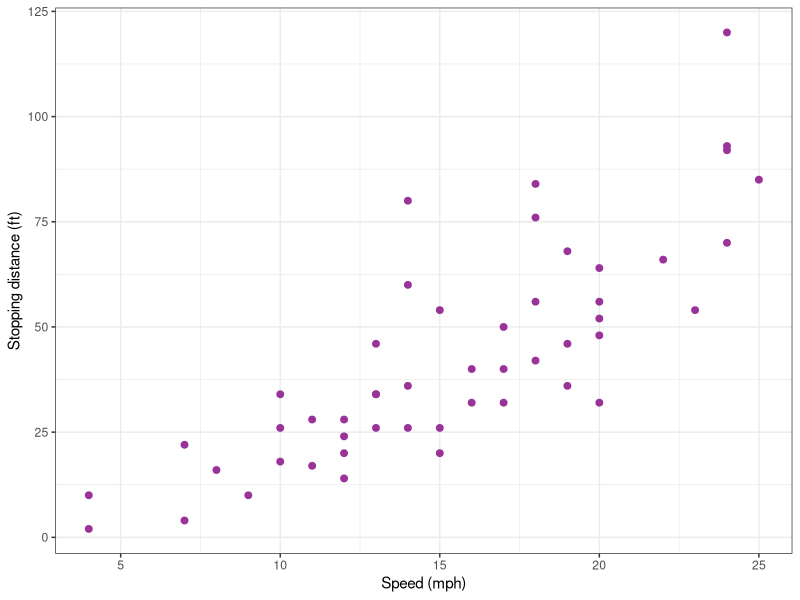
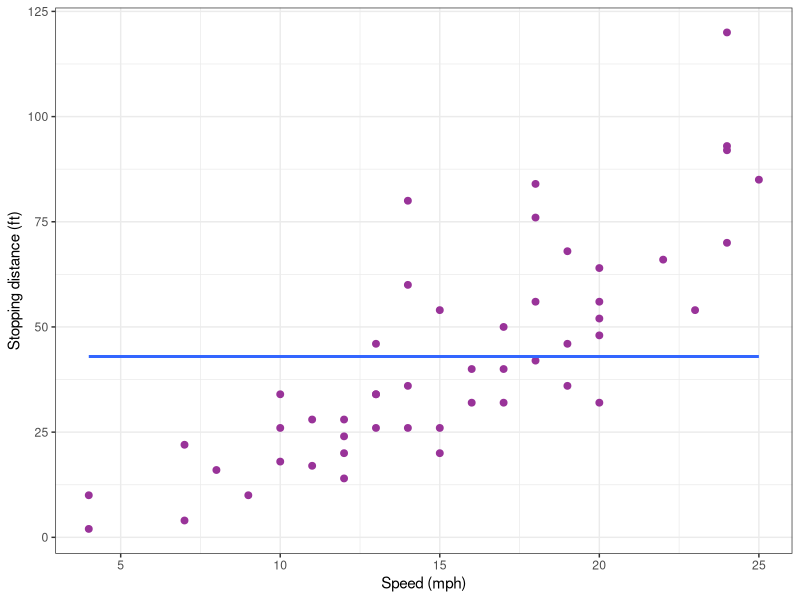
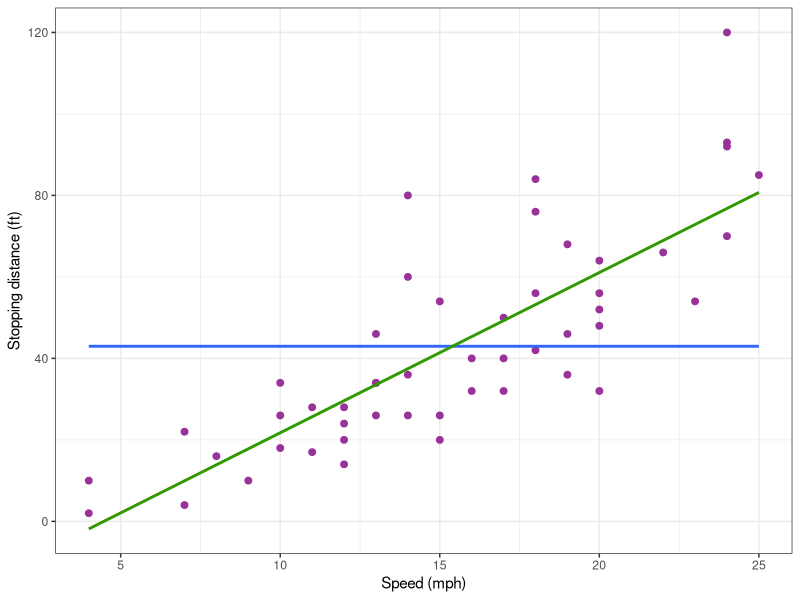
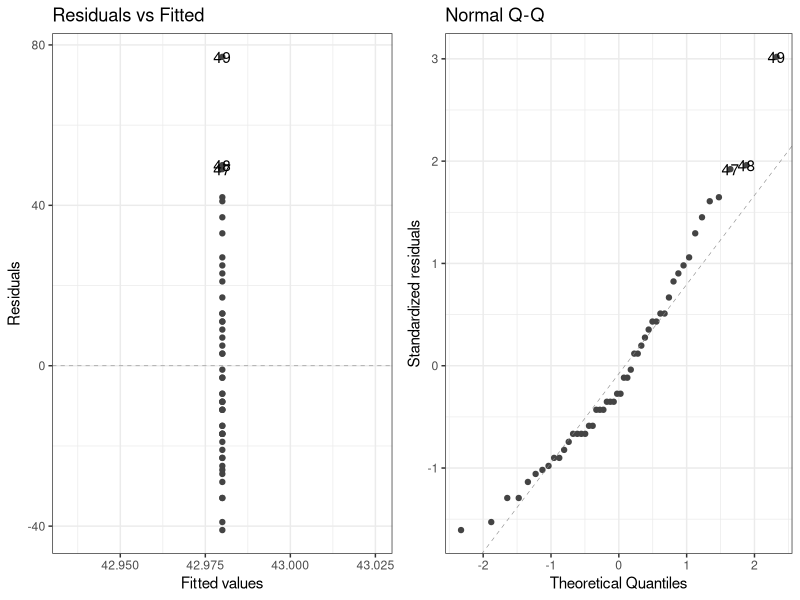
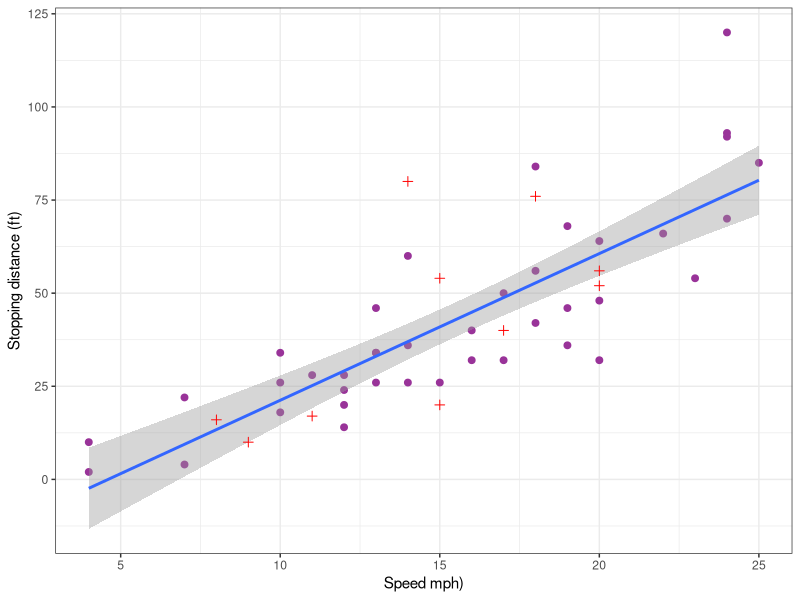
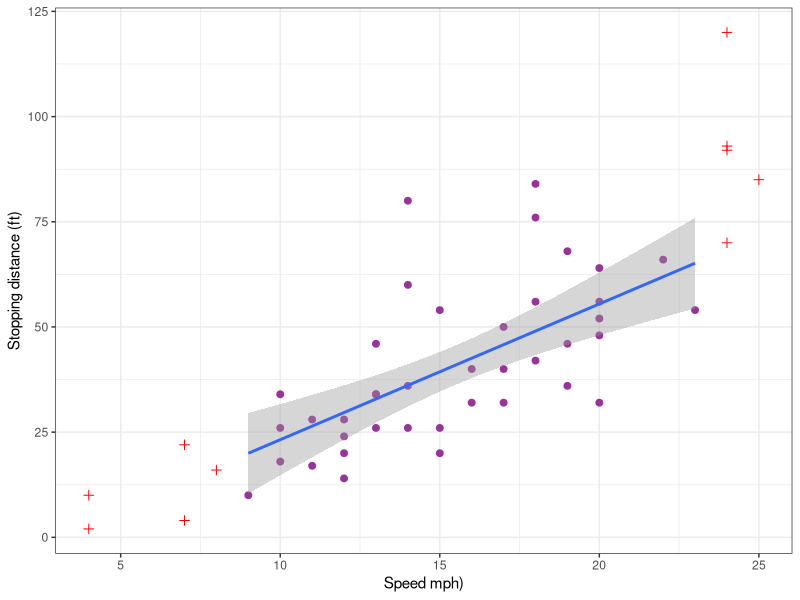
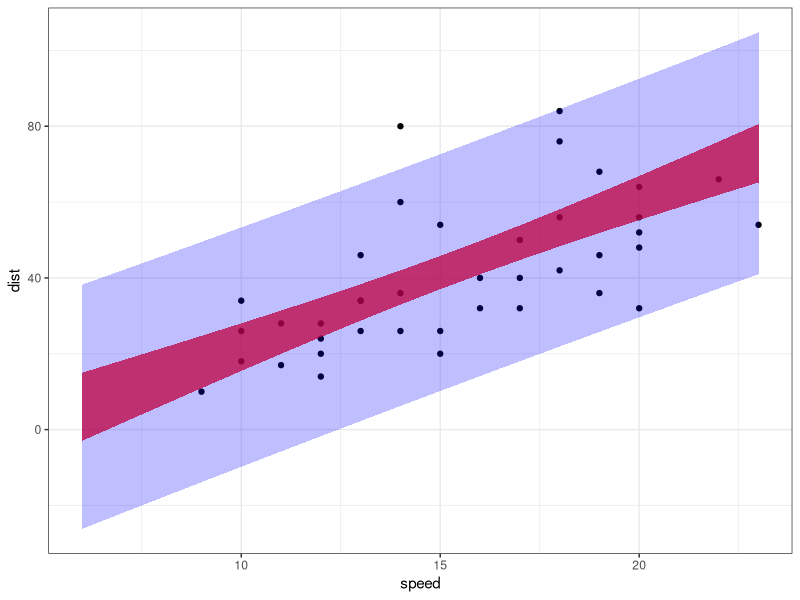
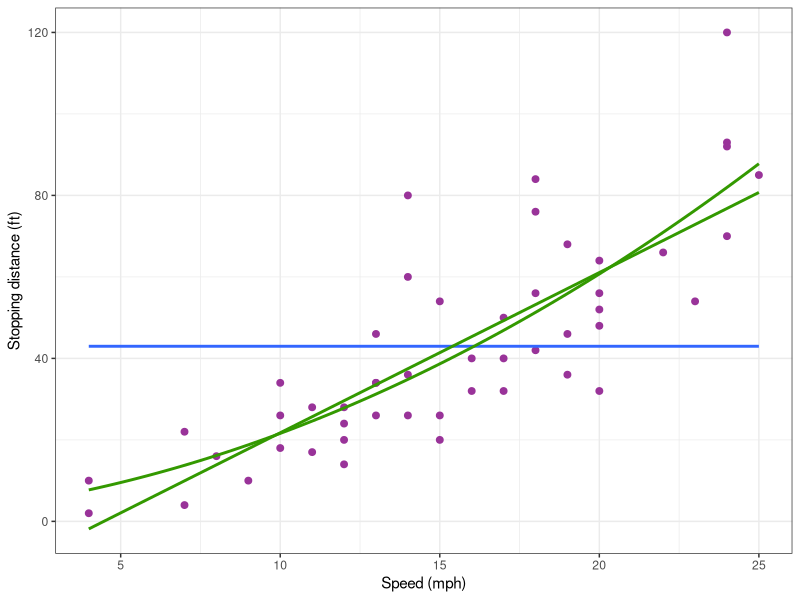

Write the R code that produced these figures, in order.
## ---- chunk 1
#| code-fold: false
library(tidyverse)
library(gridExtra)
library(ggfortify)  # extend some ggplot2 features
library(rsample)    # create training/test sets 
library(broom)
theme_set(theme_bw())
## ---- chunk 2
data(cars)
cars %>% rmarkdown::paged_table()
## ---- chunk 3
#| code-fold: true
cars_plot <-
  cars %>% 
  ggplot() +  aes(x = speed, y = dist) + 
  geom_point(size = 2, colour="#993399") + xlab("Speed (mph)") + ylab("Stopping distance (ft)")  
cars_plot
## ---- chunk 4
lm0 <- lm(dist ~ 1, data = cars)
lm0
## ---- chunk 5
mean(cars$dist)
## ---- chunk 6
#| code-fold: true
cars_plot <- cars_plot + 
  geom_smooth(method = "lm", formula = y ~ 1, se = FALSE)
cars_plot
## ---- chunk 7
lm1 <- lm(dist ~ speed, data = cars)
coef(lm1)
## ---- chunk 8
summary(lm1)
## ---- chunk 9
confint(lm1)
## ---- chunk 10
cars_plot <- cars_plot + 
  geom_smooth(method = "lm", formula = y ~ x, se = FALSE, colour="#339900")
cars_plot
## ---- chunk 11
autoplot(lm0, which = 1:2) ## autoplot comes from ggfortify
## ---- chunk 12
cars_split    <- rsample::initial_split(cars, prop = 0.8)
cars_training <- rsample::training(cars_split)
cars_test     <- rsample::testing(cars_split)
## ---- chunk 13
pred_testing_set  <- 
  lm(dist ~ speed, data = cars_training) %>% 
  predict(cars_test)
## ---- chunk 14
#| code-fold: true
cars_pred_plot <-
  cars_training %>% ggplot() +  aes(x = speed, y = dist) + 
  geom_point(size = 2, colour="#993399") +  xlab("Speed mph)") + ylab("Stopping distance (ft)") + 
  geom_smooth(method = "lm", formula = y ~ x) +
  geom_point(data = data.frame(cars_test, testing = pred_testing_set),
             mapping = aes(x = speed, y = dist), size = 2, shape = 3, colour="red")
cars_pred_plot
## ---- chunk 15
R2_test <- cor(pred_testing_set, cars_test$dist)^2
R2_test
## ---- chunk 16
cars_training <- cars[c(6:45) ,]
cars_test     <- cars[-c(6:45),]
pred_testing_set  <- 
  lm(dist ~ speed, data = cars_training) %>% 
  predict(cars_test)
## ---- chunk 17
#| code-fold: true
cars_pred_plot <-
  cars_training %>% ggplot() +  aes(x = speed, y = dist) + 
  geom_point(size = 2, colour="#993399") +  xlab("Speed mph)") + ylab("Stopping distance (ft)") + 
  geom_smooth(method = "lm", formula = y ~ x) +
  geom_point(data = data.frame(cars_test, testing = pred_testing_set),
             mapping = aes(x = speed, y = dist), size = 2, shape = 3, colour="red")
cars_pred_plot
## ---- chunk 18
alpha <- 0.05
new_x <- data.frame( speed = (6:23))
conf_inter <- 
  setNames(cbind(new_x,
    predict(lm1, newdata = new_x, interval = "confidence", level = 1 - alpha)),
    c("speed", "dist", "lwr", "upr"))
conf_inter %>% rmarkdown::paged_table()
## ---- chunk 19
pred_inter <-    setNames(cbind(new_x,
    predict(lm1, newdata = new_x, interval = "prediction", level = 1 - alpha)),
    c("speed", "dist", "lwr", "upr"))
pred_inter %>% rmarkdown::paged_table()
## ---- chunk 20
#| code-fold: true
cars_training %>% ggplot() +  aes(x = speed, y = dist) + geom_point() +
  geom_ribbon(data = conf_inter, aes(ymin = lwr, ymax = upr), fill = "red" , alpha = 0.75) +
  geom_ribbon(data = pred_inter, aes(ymin = lwr, ymax = upr), fill = "blue", alpha = 0.25)
## ---- chunk 21
lm2 <- lm(dist ~  speed + I(speed^2), data = cars)
summary(lm2)
## ---- chunk 22
X <- model.matrix(lm2)
S <- solve(crossprod(X))
R <- cov2cor(S)
R
## ---- chunk 23
#| code-fold: true
cars_plot + 
  geom_smooth(method = "lm", formula = y ~ poly(x, 2, raw = TRUE), se = FALSE, colour="#339900")
cars_plot
## ---- chunk 24
#| code-fold: true
cars_plot + 
  geom_smooth(data = cars_training, method = "lm", formula = y ~ poly(x, 2, raw = TRUE), se = FALSE, colour="#339900")
## ---- chunk 25
lm2_no_inter <- lm(dist ~ 0 + speed + I(speed^2), data = cars)
coef(lm2_no_inter)
## ---- chunk 26
X <- model.matrix(lm2_no_inter)
head(X)
## ---- chunk 27
#| code-fold: true
alpha <- 0.05
new_x <- data.frame( speed = (6:23))
fit <- data.frame(new_x, dist = predict(lm2_no_inter, newdata = new_x))
conf_inter <- 
  setNames(cbind(new_x,
    predict(lm2_no_inter, newdata = new_x, interval = "confidence", level = 1 - alpha)),
    c("speed", "dist", "lwr", "upr"))
pred_inter <- 
  setNames(cbind(new_x,
    predict(lm2_no_inter, newdata = new_x, interval = "prediction", level = 1 - alpha)),
    c("speed", "dist", "lwr", "upr"))
cars_training %>% ggplot() +  aes(x = speed, y = dist) + geom_point() +
  geom_ribbon(data = conf_inter, aes(ymin = lwr, ymax = upr), fill = "red" , alpha = 0.75) +
  geom_ribbon(data = pred_inter, aes(ymin = lwr, ymax = upr), fill = "blue", alpha = 0.25) +  
  geom_line(data = fit, aes(x = speed, y = dist), colour="#339900", size = 1)
## ---- chunk 28
lm2_poly <- lm(dist ~ poly(speed, degree = 2, raw = TRUE), data = cars)
design_raw <- model.matrix(lm2_poly)
head(design_raw)
## ---- chunk 29
coef(lm2_poly)
## ---- chunk 30
lm1_ortho <- lm(dist ~ poly(speed, degree = 1), data = cars)
design_ortho <- model.matrix(lm1_ortho)
head(design_ortho)
crossprod(design_ortho)
## ---- chunk 31
coef(lm1_ortho)
## ---- chunk 32
lm2_ortho <- lm(dist ~ poly(speed, degree = 2), data = cars)
design_ortho <- model.matrix(lm2_ortho)
head(design_ortho)
crossprod(design_ortho)
## ---- chunk 33
summary(lm2_ortho)
## ---- chunk 34
confint(lm2_ortho)
## ---- chunk 35
tidy(lm1_ortho)
tidy(lm2_ortho)
## ---- chunk 36
anova(lm0, lm1)
anova(lm0, lm2)
## ---- chunk 37
anova(lm1, lm2)
## ---- chunk 38
logLik(lm0)
logLik(lm1)
logLik(lm2)
## ---- chunk 39
dl <- 2*as.numeric(logLik(lm1) - logLik(lm0))
1-pchisq(dl,1)
## ---- chunk 40
dl <- 2 * as.numeric(logLik(lm2) - logLik(lm1))
1 - pchisq(dl,1)
## ---- chunk 41
AIC(lm0, lm1, lm2)
BIC(lm0, lm1, lm2)
## ---- chunk 42
grid.arrange(
  cars_plot + scale_x_log10(),
  cars_plot + scale_y_log10(), nrow = 1)
## ---- chunk 43
cars_plot + scale_x_log10() + scale_y_log10()
## ---- chunk 44
lm1_log <- lm(log(dist) ~ log(speed), data = cars)
summary(lm1_log)
## ---- chunk 45
cars_plot_log <-
  ggplot(cars) + aes(x = log(speed), y = log(dist)) + 
  geom_point(size = 2, colour="#993399") 
cars_plot_log + geom_smooth(method = "lm", formula = y ~ x)
## ---- chunk 46
autoplot(lm1_log, which = 1:2)
## ---- chunk 47
#| code-fold: true
training <- c(6:45)
cars_test     <- cars[-training, ]
cars_training <- cars[ training , ]
cars_plot_log +
  geom_smooth(data = cars_training, 
    mapping = aes(x = log(speed), y = log(dist)),
    method = "lm", formula = y ~ x, se = FALSE, color = "red") +
  geom_smooth(data = cars,
    mapping = aes(x = log(speed), y = log(dist)),
    method = "lm", formula = y ~ x, se = FALSE)
## ---- chunk 48
#| code-fold: true
alpha <- 0.05
new_x <- data.frame( speed = 3:30)
fit <- data.frame(new_x, log_dist = predict(lm1_log, newdata = new_x))
conf_inter <- 
  setNames(cbind(new_x,
    predict(lm1_log, newdata = new_x, interval = "confidence", level = 1 - alpha)),
    c("speed", "dist", "lwr", "upr"))
pred_inter <- 
  setNames(cbind(new_x,
    predict(lm1_log, newdata = new_x, interval = "prediction", level = 1 - alpha)),
    c("speed", "dist", "lwr", "upr"))
cars_training %>% ggplot() +  aes(x = log(speed), y = log(dist)) + geom_point() +
  geom_ribbon(data = conf_inter, aes(ymin = lwr, ymax = upr), fill = "red" , alpha = 0.75) +
  geom_ribbon(data = pred_inter, aes(ymin = lwr, ymax = upr), fill = "blue", alpha = 0.25) +
  geom_line(data = fit, aes(x = log(speed), y = log_dist), colour="#339900", size = 1) +
      xlab("speed (mph)") + ylab("stopping distance (ft)")  

## ---- chunk 49
#| code-fold: true
cars_training %>% ggplot() +  aes(x = speed, y = dist) + geom_point() +
  geom_ribbon(data = conf_inter, aes(ymin = exp(lwr), ymax = exp(upr)), fill = "red" , alpha = 0.75) +
  geom_ribbon(data = pred_inter, aes(ymin = exp(lwr), ymax = exp(upr)), fill = "blue", alpha = 0.25) +
  geom_line(data = fit, aes(x = speed, y = exp(log_dist)), colour="#339900", size = 1) +
      xlab("speed (mph)") + ylab("stopping distance (ft)")  
## ---- chunk 50
logLik(lm1_log)
## ---- chunk 51
logLik(lm1_log) - sum(log(cars$dist))
## ---- chunk 52
AIC(lm1_log) + 2 * sum(log(cars$dist))
BIC(lm1_log) + 2 * sum(log(cars$dist))
